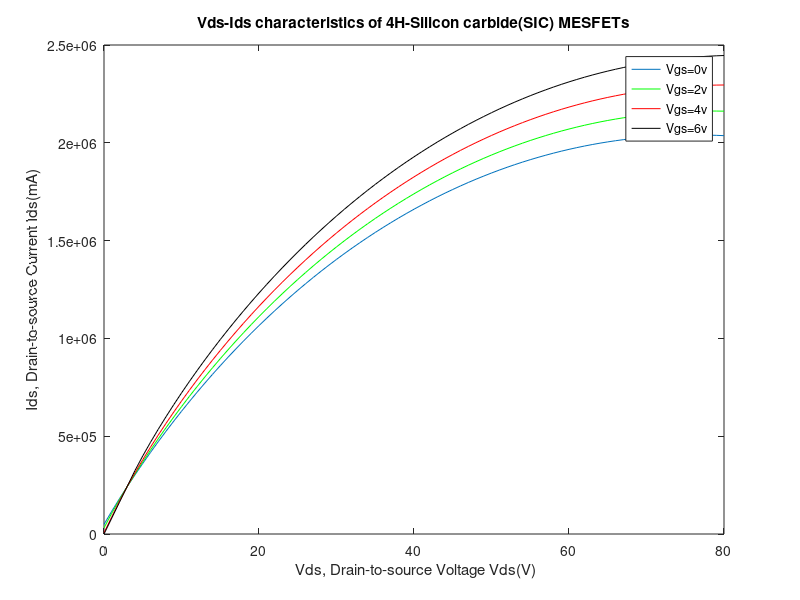

Write the MATLAB code that produced this figure.
% This code is for simulating Ids-Vds of 4H-SIC
% Revised date: 3/7

clc; 
clear all; 
close all; 

% Fixed constants 
K=1.38066e-23; 
q = 1.60219e-19; % electron charge
Na=5e15; %cm^-3
Nd= 1.38e18; %cm^-3
T=300; 
Eg= 3.26; % band-gap eV
u=800; % electron mobility
Nc=3.25e14*sqrt(T*T*T); 
Nv= 4.8e15*sqrt(T*T*T);
Ni= sqrt(Nc*Nv)*exp(-(Eg*q)/(2*K*T)); 
Z= 1000e-4; %cm gate width
L= 1e-4; %cm gate length
pai= 3.14159; 
Phib = 1.47;  
Q=3.75e13; 
q = 1.602e-19; 
Eo= 9.6; 
E= Eo*8.854e-14; %epsilon
T2= 273; % T1 is annealing temperature
T1= 1900+ T2; % Ea is activation energy 
Ea= 40e-3; 
Rp= 0.0123e-4; %cm  
sigma= 0.0032e-4; %cm iron implantationat 140 Kev
Vbs= 0;
Vbi=  0.0253*(log((Nd*Na)/(Ni*Ni))); %builtin voltage
Vt= (K*T)/q; 
loop= 100; % loop repeating
loop1 =0.000000001; % loop repeating
%Vp = ((q*Nd*a*a)/(2*8.8542*10^(-14))) % pinch off voltage (constant)
Alpha= Rp/(2* sigma)*sqrt(pai/2);
R= E*sqrt(pai/2)/(q*Q*sigma);
C1= erf(Rp/(sigma*sqrt(2)));
A= (q*Q*u*Z)/(2*L);
Vgs = 0; % gate to source voltage (varying)
Vds = [0:1:80]; % Vds value ranging from 1 to 10
Ids(1) = 0; % intially Ids is zero
for j=1:length(Vds)
    for i = 1:loop
	Delta= Vt* log(Nc/Nd);
	A1= Vds(j)*(1+Alpha);
	B1= (2*q*Na*Na)/(3*Q*E);
	B2= (2*E)/(q*Na);
    A2= B1*((B2*(Vbi-Vbs+Vds(j)))^(3/2));
	A3= B1*((B2*(Vbi-Vbs))^(3/2));
	B3= (q*Q*sigma)/(3*E);
	B4= sqrt(2/pai);
	B5= ((Alpha*Alpha)-(2*Alpha*C1)+(C1*C1)+(R*(Vds(j)-Vgs-Phib-Delta)));
	B6= ((Alpha*Alpha)-(2*Alpha*C1)+(C1*C1)+(R*(-Vgs+Phib-Delta)));
	A4= B3*B4*(B5^(3/2));
	A5= B3*B4*(B6^(3/2));
    Ids (i+1)= A*(A1-A2+A3-A4+A5); 
    result = abs((Ids(i+1)-Ids(i))/Ids(i+1));
    if(result<loop1)
    res(j) = Ids(i+1);
    break;
    end
    end
    res(j) = (Ids(i+1))*10000;
end
plot (Vds, res)
xlabel(' Vds, Drain-to-source Voltage Vds(V)'),
ylabel(' Ids, Drain-to-source Current Ids(mA) '),
title('Vds-Ids characteristics of 4H-Silicon carbide(SIC) MESFETs')
hold on;
Vgs = 2;
Vds = [0:1:80]; % Vds value ranging from 1 to 10
Ids(1) = 0; % intially Ids is zero
for j=1:length(Vds)
    for i = 1:loop
	Delta= Vt* log(Nc/Nd);
	A1= Vds(j)*(1+Alpha);
	B1= (2*q*Na*Na)/(3*Q*E);
	B2= (2*E)/(q*Na);
    A2= B1*((B2*(Vbi-Vbs+Vds(j)))^(3/2));
	A3= B1*((B2*(Vbi-Vbs))^(3/2));
	B3= (q*Q*sigma)/(3*E);
	B4= sqrt(2/pai);
	B5= ((Alpha*Alpha)-(2*Alpha*C1)+(C1*C1)+(R*(Vds(j)-Vgs-Phib-Delta)));
	B6= ((Alpha*Alpha)-(2*Alpha*C1)+(C1*C1)+(R*(-Vgs+Phib-Delta)));
	A4= B3*B4*(B5^(3/2));
	A5= B3*B4*(B6^(3/2));
    Ids (i+1)= A*(A1-A2+A3-A4+A5);
    result = abs((Ids(i+1)-Ids(i))/Ids(i+1));
if(result<loop1)
res(j) = Ids(i+1);
break;
end
    end
    res(j) = (Ids(i+1))*10000;
end
plot (Vds, res,'g')
hold on;
Vgs = 4;
Vds = [0:1:80]; % Vds value ranging from 1 to 10
Ids(1) = 0; % intially Ids is zero
for j=1:length(Vds)
    for i = 1:loop
	Delta= Vt* log(Nc/Nd);
	A1= Vds(j)*(1+Alpha);
	B1= (2*q*Na*Na)/(3*Q*E);
	B2= (2*E)/(q*Na);
    A2= B1*((B2*(Vbi-Vbs+Vds(j)))^(3/2));
	A3= B1*((B2*(Vbi-Vbs))^(3/2));
	B3= (q*Q*sigma)/(3*E);
	B4= sqrt(2/pai);
	B5= ((Alpha*Alpha)-(2*Alpha*C1)+(C1*C1)+(R*(Vds(j)-Vgs-Phib-Delta)));
	B6= ((Alpha*Alpha)-(2*Alpha*C1)+(C1*C1)+(R*(-Vgs+Phib-Delta)));
	A4= B3*B4*(B5^(3/2));
	A5= B3*B4*(B6^(3/2));
    Ids (i+1)= A*(A1-A2+A3-A4+A5);
    result = abs((Ids(i+1)-Ids(i))/Ids(i+1));
if(result<loop1)
res(j) = Ids(i+1);
break;
end
    end
    res(j) = (Ids(i+1))*10000;
end
plot (Vds,res,'r')
hold on;
Vgs = 6;
Vds = [0:1:80]; % Vds value ranging from 1 to 10
Ids(1) = 0; % intially Ids is zero
for j=1:length(Vds)
    for i = 1:loop
	Delta= Vt* log(Nc/Nd);
	A1= Vds(j)*(1+Alpha);
	B1= (2*q*Na*Na)/(3*Q*E);
	B2= (2*E)/(q*Na);
    A2= B1*((B2*(Vbi-Vbs+Vds(j)))^(3/2));
	A3= B1*((B2*(Vbi-Vbs))^(3/2));
	B3= (q*Q*sigma)/(3*E);
	B4= sqrt(2/pai);
	B5= ((Alpha*Alpha)-(2*Alpha*C1)+(C1*C1)+(R*(Vds(j)-Vgs-Phib-Delta)));
	B6= ((Alpha*Alpha)-(2*Alpha*C1)+(C1*C1)+(R*(-Vgs+Phib-Delta)));
	A4= B3*B4*(B5^(3/2));
	A5= B3*B4*(B6^(3/2));
    Ids (i+1)= A*(A1-A2+A3-A4+A5);
    result = abs((Ids(i+1)-Ids(i))/Ids(i+1));
if(result<loop1)
res(j) = Ids(i+1);
break;
end
    end
    res(j) = (Ids(i+1))*10000;
end
plot (Vds, res,'k')
hold on;
hleg1=legend('Vgs=0v','Vgs=2v','Vgs=4v','Vgs=6v');
